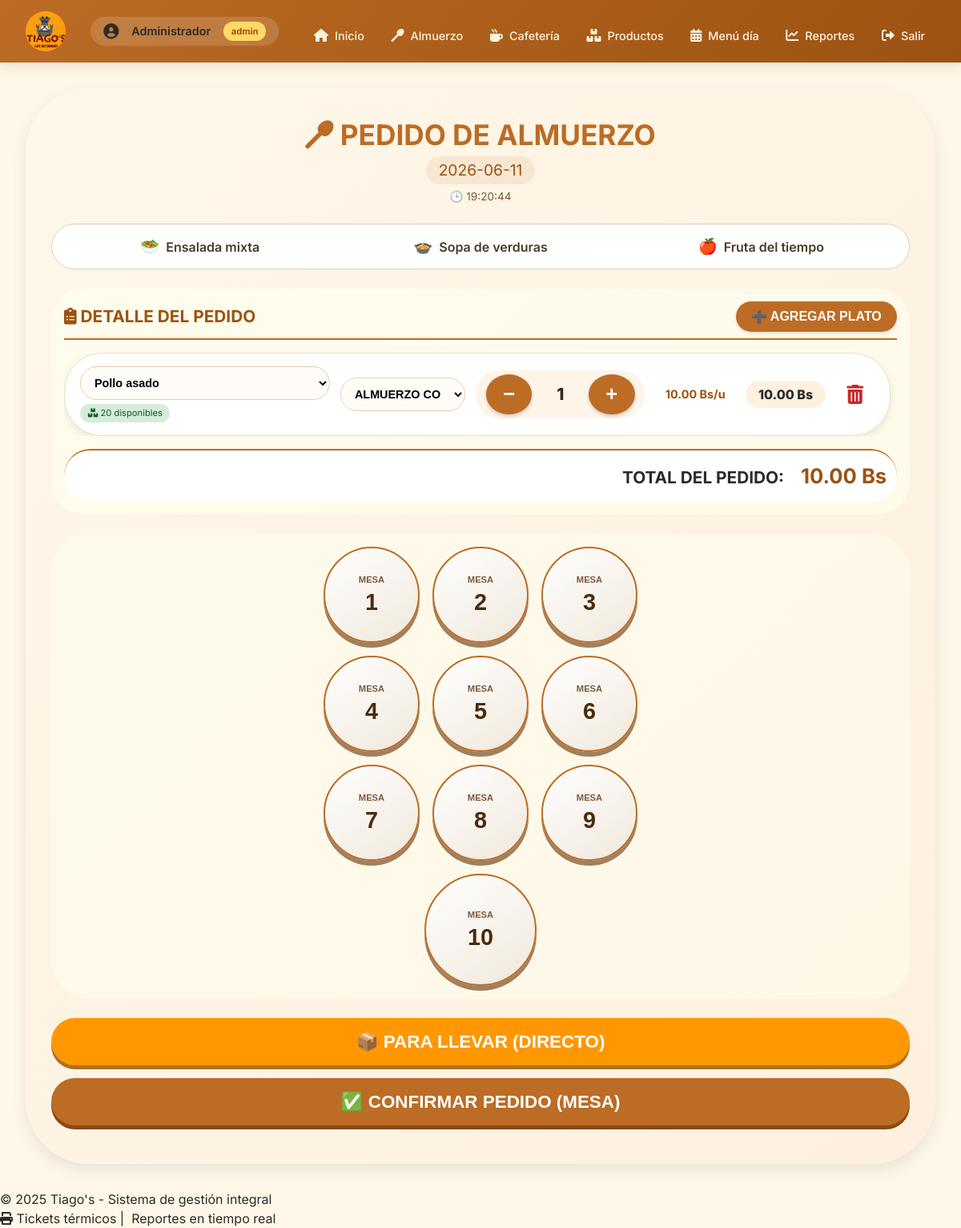
Page /almuerzo (signed in) on the committed database.
### tables this page shows
CREATE TABLE menu_dia (
            id INTEGER PRIMARY KEY AUTOINCREMENT,
            fecha TEXT UNIQUE NOT NULL,
            entrada TEXT,
            sopa TEXT,
            segundo1_nombre TEXT,
            segundo1_stock INTEGER DEFAULT 0,
            segundo2_nombre TEXT,
            segundo2_stock INTEGER DEFAULT 0,
            salida TEXT
        , precio_almuerzo_completo REAL DEFAULT 10, precio_segundo_suelto1 REAL DEFAULT 6, precio_segundo_suelto2 REAL DEFAULT 6, segundo_suelto_disponible BOOLEAN DEFAULT 1, activo BOOLEAN DEFAULT 1);

### app.py (the view, shortened to what this page needs)
@app.route('/almuerzo', methods=['GET', 'POST'])
@login_required
def almuerzo():
    hoy = HelperFechas.obtener_fecha_hoy()
    conn = get_db()
    cursor = conn.cursor()
    cursor.execute("SELECT * FROM menu_dia WHERE fecha = ?", (hoy,))
    menu = cursor.fetchone()
    mesas = conn.execute("SELECT numero FROM mesas ORDER BY numero").fetchall()
    conn.close()
    return render_template('almuerzo.html', menu=menu, mesas=mesas)

### app.py (called while the page is built)
def get_db():
    try:
        conn = sqlite3.connect('restaurante.db')
        conn.row_factory = sqlite3.Row
        conn.execute("PRAGMA foreign_keys = ON")
        return conn
    except sqlite3.Error as e:
        logger.error(f"Error de conexión a BD: {e}")
        raise

def login_required(f):
    @wraps(f)
    def decorated(*args, **kwargs):
        if 'user_id' not in session:
            flash('Por favor inicia sesión', 'warning')
            return redirect(url_for('login'))
        return f(*args, **kwargs)
    return decorated

@app.context_processor
def inject_now():
    return {
        'now': datetime.now,
        'app_version': '16.0',
        'current_year': datetime.now().year
    }

    @staticmethod
    def obtener_fecha_hoy():
        return datetime.now().strftime('%Y-%m-%d')

### templates/almuerzo.html (shortened to what this page needs)
{% extends "base.html" %}
{% block content %}
<div class="touch-container" id="almuerzoContainer">
    <div class="menu-header-touch">
        <h2><i class="fas fa-utensil-spoon"></i> PEDIDO DE ALMUERZO</h2>
        <p class="fecha">{{ menu.fecha }}</p>
        <p class="hora-actual" id="relojDigital"></p>
    </div>
    <div class="menu-resumen">
        <div class="menu-item-resumen"><span class="emoji-grande">🥗</span> {{ menu.entrada }}</div>
        <div class="menu-item-resumen"><span class="emoji-grande">🍲</span> {{ menu.sopa }}</div>
        <div class="menu-item-resumen"><span class="emoji-grande">🍎</span> {{ menu.salida }}</div>
    </div>
    <div class="pedido-section">
        <div class="pedido-header">
            <h3><i class="fas fa-clipboard-list"></i> DETALLE DEL PEDIDO</h3>
            <button type="button" id="agregarItemBtn" class="btn-agregar-item">➕ AGREGAR PLATO</button>
        </div>
        <div id="itemsList" class="items-list"></div>
        <div class="total-pedido">
            <span>TOTAL DEL PEDIDO:</span>
            <span id="totalPedido" class="total-monto">0.00 Bs</span>
        </div>
    </div>
    <div class="mesas-touch">
        <div class="mesas-grid">
            {% for i in range(1, 10) %}
            <div class="mesa-wrapper">
                <button type="button" class="mesa-btn" data-mesa="{{ i }}">
                    <span class="mesa-texto">MESA</span>
                    <span class="mesa-numero">{{ i }}</span>
                </button>
            </div>
            {% endfor %}
            <div class="mesa-wrapper mesa-cero-wrapper">
                <button type="button" class="mesa-btn mesa-cero" data-mesa="10">
                    <span class="mesa-texto">MESA</span>
                    <span class="mesa-numero">10</span>
                </button>
            </div>
        </div>
    </div>
    <div class="parallevar-touch">
        <button type="button" id="paraLlevarBtn" class="parallevar-btn">📦 PARA LLEVAR (DIRECTO)</button>
    </div>
    <div class="accion-touch">
        <button id="confirmarPedidoBtn" class="confirmar-btn">✅ CONFIRMAR PEDIDO (MESA)</button>
    </div>
</div>
{% endblock %}

### static/style.css (style rules this page uses)
* { margin: 0; padding: 0; box-sizing: border-box; }
body { font-family: 'Inter', sans-serif; background: #fef7e8; color: #2c2b28; line-height: 1.5; }
button, .btn-primary { background: #bc6c25; color: white; border: none; padding: 0.9rem 1.8rem; border-radius: 60px; font-size: 1rem; font-weight: 600; cursor: pointer; transition: 0.2s; width: fit-content; }

### templates/almuerzo.html (style rules this page uses)
:root { --primary: #bc6c25; --primary-dark: #9c5211; --secondary: #2e7d32; --background: #fef7e8; --white: #ffffff; --shadow: 0 8px 20px rgba(0,0,0,0.08); --radius-large: 60px; --radius-medium: 40px; --radius-small: 24px; }
* { box-sizing: border-box; margin: 0; padding: 0; }
.touch-container { width: 100%; max-width: 1400px; margin: 0 auto; padding: clamp(1rem, 4vw, 2rem); background: linear-gradient(135deg, var(--background) 0%, #fef0df 100%); border-radius: clamp(30px, 8vw, 80px); box-shadow: var(--shadow); }
.menu-header-touch { text-align: center; margin-bottom: 1.5rem; }
.menu-header-touch h2 { font-size: clamp(1.4rem, 5vw, 2.2rem); color: var(--primary); }
.fecha { font-size: clamp(0.8rem, 3vw, 1.2rem); background: rgba(188,108,37,0.1); display: inline-block; padding: 0.2rem 1rem; border-radius: var(--radius-small); color: var(--primary-dark); }
.hora-actual { font-size: 0.85rem; margin-top: 0.3rem; color: #7a5a3a; }
.menu-resumen { display: flex; flex-wrap: wrap; justify-content: space-between; gap: 0.8rem; background: var(--white); border-radius: var(--radius-large); padding: 0.8rem 1rem; margin-bottom: 1.5rem; border: 1px solid #e2cfb5; }
.menu-item-resumen { flex: 1 1 120px; text-align: center; font-weight: 600; font-size: clamp(0.75rem, 2.5vw, 1rem); color: #4a3a28; }
.emoji-grande { font-size: 1.2rem; margin-right: 4px; }
.pedido-section { background: rgba(255,255,240,0.7); border-radius: var(--radius-medium); padding: 1rem; margin-bottom: 1.5rem; }
.pedido-header { display: flex; justify-content: space-between; align-items: center; flex-wrap: wrap; margin-bottom: 1rem; padding-bottom: 0.5rem; border-bottom: 2px solid var(--primary); }
.pedido-header h3 { font-size: 1.3rem; color: var(--primary-dark); font-weight: 700; }
.btn-agregar-item { background: var(--primary); color: white; border: none; border-radius: 60px; padding: 0.6rem 1.2rem; font-weight: bold; font-size: 1rem; cursor: pointer; transition: transform 0.1s; box-shadow: 0 2px 5px rgba(0,0,0,0.1); }
.items-list { display: flex; flex-direction: column; gap: 1rem; margin-bottom: 1rem; max-height: 500px; overflow-y: auto; padding-right: 0.5rem; }
.total-pedido { text-align: right; font-size: 1.3rem; font-weight: bold; padding: 0.8rem; background: white; border-radius: 48px; border-top: 2px solid var(--primary); margin-top: 0.5rem; }
.total-monto { color: var(--primary-dark); font-size: 1.6rem; margin-left: 1rem; }
.mesas-touch { margin-bottom: 1.5rem; }
.mesas-grid { display: grid; grid-template-columns: repeat(3, minmax(80px, 120px)); justify-content: center; gap: 1rem; background: rgba(255,255,240,0.5); padding: 1rem; border-radius: 48px; }
.mesa-btn { width: 100%; aspect-ratio: 1 / 1; border-radius: 50%; background: linear-gradient(145deg, #fff 0%, #f0e8dc 100%); border: 2px solid var(--primary); display: flex; flex-direction: column; align-items: center; justify-content: center; cursor: pointer; box-shadow: 0 6px 0 #a08060; transition: 0.05s linear; }
.mesa-numero { font-size: clamp(1.2rem, 4vw, 1.8rem); font-weight: 900; color: #4a2c0e; margin-top: 4px; }
.mesa-texto { font-size: clamp(0.6rem, 2vw, 0.7rem); font-weight: 600; color: #7a5a3a; margin-bottom: 2px; }
.mesa-cero-wrapper { grid-column: span 3; display: flex; justify-content: center; }
.mesa-cero { max-width: 140px; }
.parallevar-touch, .accion-touch { margin-bottom: 1rem; }
.parallevar-btn, .confirmar-btn { width: 100%; padding: clamp(0.8rem, 3vw, 1rem); font-size: clamp(1rem, 4vw, 1.4rem); font-weight: bold; border: none; border-radius: var(--radius-medium); cursor: pointer; text-align: center; transition: 0.05s linear; }
.parallevar-btn { background: #ff9800; color: white; box-shadow: 0 5px 0 #b07020; }
.confirmar-btn { background: var(--primary); color: white; box-shadow: 0 5px 0 #8b4a15; }

### rows in the picture
menu_dia: fecha "2026-06-11", entrada "Ensalada mixta", sopa "Sopa de verduras", salida "Fruta del tiempo"

### other values in the picture
{{ session.get('nombre', 'Invitado') }} "Administrador"
{{ session.get('rol', 'sin rol') }} "admin"
{{ i }} "1" "2" "3" "4" "5" "6" "7" "8" "9"
